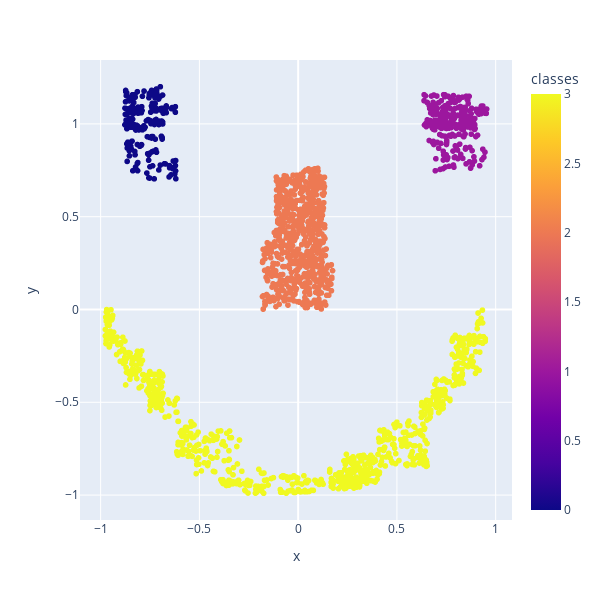

Notebook source saved alongside this figure:
### Code cell
fig = px.scatter(gen, x = 'x', y = 'y', color = 'classes', width = 600, height = 600)
fig

### Figure 1 — Plotly figure (JSON) as saved in the notebook; plotly's stock layout.template omitted (floating-point values rounded to 4 significant figures; data arrays with more than 128 entries replaced by an {"elided": "..."} marker saying what was removed)
{"data": [{"hovertemplate": "x=%{x}<br>y=%{y}<br>classes=%{marker.color}<extra></extra>", "legendgroup": "", "marker": {"color": {"elided": "2000 int values"}, "coloraxis": "coloraxis", "symbol": "circle"}, "mode": "markers", "name": "", "showlegend": false, "type": "scattergl", "x": {"elided": "2000 float values"}, "xaxis": "x", "y": {"elided": "2000 float values"}, "yaxis": "y"}], "layout": {"coloraxis": {"colorbar": {"title": {"text": "classes"}}, "colorscale": [[0, "#0d0887"], [0.1111, "#46039f"], [0.2222, "#7201a8"], [0.3333, "#9c179e"], [0.4444, "#bd3786"], [0.5556, "#d8576b"], [0.6667, "#ed7953"], [0.7778, "#fb9f3a"], [0.8889, "#fdca26"], [1, "#f0f921"]]}, "height": 600, "legend": {"tracegroupgap": 0}, "margin": {"t": 60}, "width": 600, "xaxis": {"anchor": "y", "autorange": true, "domain": [0, 1], "range": [-1.105, 1.083], "title": {"text": "x"}, "type": "linear"}, "yaxis": {"anchor": "x", "autorange": true, "domain": [0, 1], "range": [-1.134, 1.344], "title": {"text": "y"}, "type": "linear"}}}
